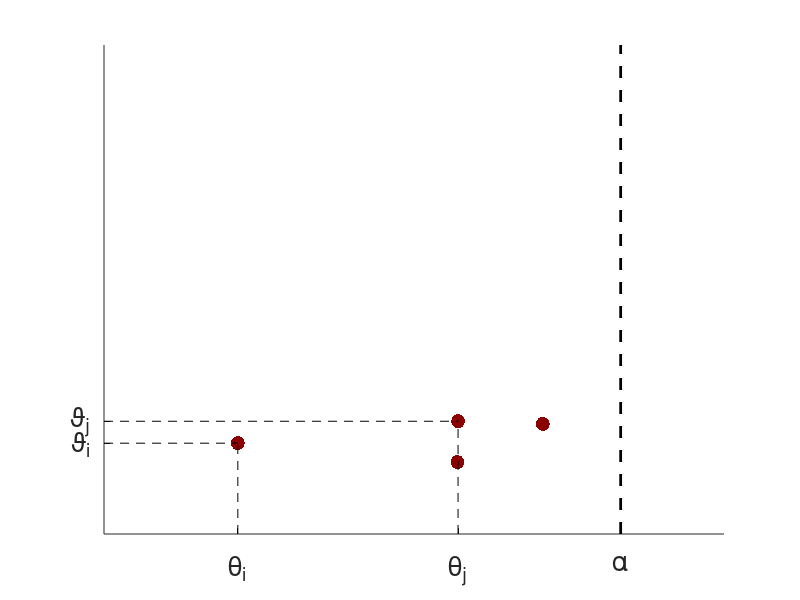
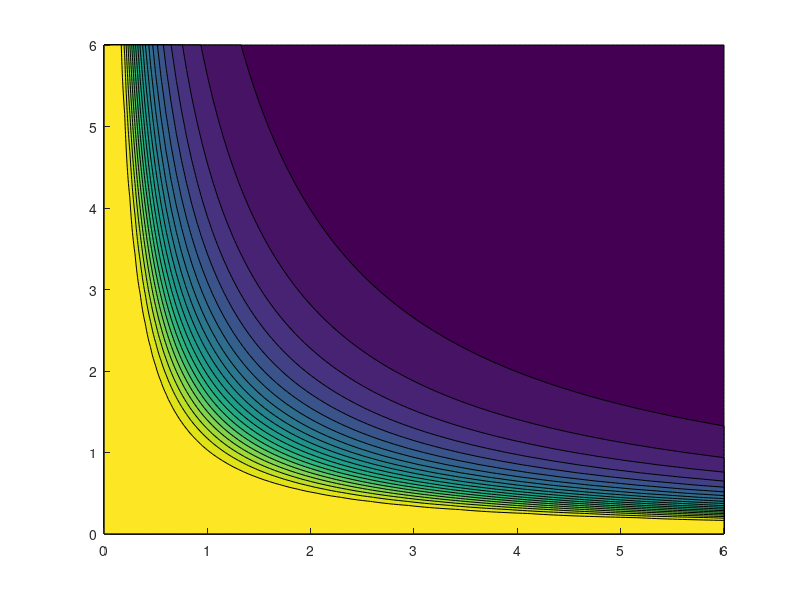

The MATLAB source for these figures, in order: (Note: this script raises an error after producing the figures.)
% Reproducing Figure 1 in On sparsity, power-law, and clustering properties of graphex
% processes (https://doi.org/10.1017/apr.2022.75)
% Illustration of the paper to show the construction of the model from Kallenberg
% (See Caron, Fox (2017) "Sparse graphs using exchangeable random measures" https://doi.org/10.1111/rssb.12233 
% for a thorough explanation)

% Authors: <http://www.stats.ox.ac.uk/~caron/ François Caron> (University of 
% Oxford) and <https://francescapanero.github.io Francesca Panero> (London School 
% of Economics and Political Science).
% 
% Citation: Caron, F., Panero, F., & Rousseau, J. (2022). On sparsity, power-law, 
% and clustering properties of graphex processes. _Advances in Applied Probability_, 
% 1-43.
% 
% Tested on Matlab R2023a.


close all
clear all
addpath('./utils/');

% colour
basecol = [139,0,0]/255;
nmap = 50;
map = [linspace(1,basecol(1), 50)', linspace(1,basecol(2), 50)', linspace(1,basecol(3), 50)'];

rng(13) 
alpha_par = 1;
Tmax = 6;
N = poissrnd(Tmax*alpha_par);
theta = alpha_par*rand(N, 1);
Theta = Tmax*rand(N,1);

% Figure 1a: point process representation
h = figure
plot(theta, Theta, 'o', 'markersize', 10, 'markerfacecolor', basecol, 'MarkerEdgeColor', 'none')
box off
hold on
xlim([0,1.2])
ylim([0,Tmax])
plot([1,1],[0,Tmax], '--k', 'linewidth', 2)
plot([0, theta(1)], [Theta(1), Theta(1)], '--k')
plot([0, theta(2)], [Theta(2), Theta(2)], '--k')

plot([theta(1), theta(1)], [0, Theta(1)], '--k')
plot([theta(2), theta(2)], [0, Theta(2)], '--k')
set(gca, 'fontsize', 20)
if theta(1)<theta(2)
    set(gca, 'XTick', [theta(1), theta(2), 1], 'XTickLabel', {'\theta_i','\theta_j', '\alpha'})
else
    set(gca, 'XTick', [theta(2), theta(1), 1], 'XTickLabel', {'\theta_j','\theta_i', '\alpha'})
end
if Theta(1)<Theta(2)
    set(gca, 'YTick', [Theta(1),Theta(2)], 'YTicklabel', {'\vartheta_i', '\vartheta_j'})
else
    set(gca, 'YTick', [Theta(1),Theta(2)], 'YTicklabel', {'\vartheta_j', '\vartheta_i'})
end
saveas(gca, 'results/pointprocess', 'png')

inv_levy = @(y,sigma) (y*sigma*gamma(1-sigma)).^(-1/sigma);
M = @(x,y,sigma) 1-exp(-2*inv_levy(x,sigma).*inv_levy(y,sigma));

% Figure 1b: graphon W
h = figure

[X,Y] = meshgrid(0:.05:Tmax,0:.05:Tmax);
Z = M(X,Y,.5);
contourf(X,Y,Z, 20,'EdgeColor','none')
set(gca, 'fontsize', 20)
alpha .1
grid off
colormap(map)
if Theta(1)<Theta(2)
    set(gca, 'XTick', [Theta(1),Theta(2)], 'XTickLabel', {'\vartheta_i','\vartheta_j'})
    set(gca, 'YTick', [Theta(1),Theta(2)], 'YTickLabel', {'\vartheta_i','\vartheta_j'})
else
    set(gca, 'XTick', [Theta(2),Theta(1)], 'XTickLabel', {'\vartheta_j','\vartheta_i'})
    set(gca, 'YTick', [Theta(2),Theta(1)], 'YTickLabel', {'\vartheta_j','\vartheta_i'})
end
box off
hold on
plot([0, Theta(1)], [Theta(2), Theta(2)], '--k')

plot([Theta(1), Theta(1)], [0, Theta(2)], '--k')
plot(Theta(1), Theta(2), 'ro', 'markersize', 10, 'markerfacecolor', 'b', 'markeredgecolor', 'none')
saveas(gca, 'results/W', 'png')
